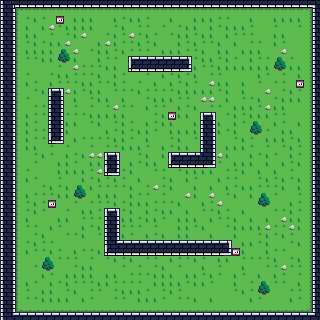

Tiled map render using the project's own tile images. Description and the whole map definition, tile-layer contents included, below:
An orthogonal 40x40 tile map with 8x8 px tiles, 1 tile layer (tiles) and 7 objects.

<map version="1.0" orientation="orthogonal" renderorder="right-down" width="40" height="40" tilewidth="8" tileheight="8" nextobjectid="8">
 <tileset firstgid="1" name="tiles" tilewidth="8" tileheight="8" tilecount="256">
  <image source="../images/tiles.png" width="128" height="128" />
 </tileset>
 <layer name="tiles" width="40" height="40">
  <data encoding="csv">
25,7,8,8,8,8,8,8,8,8,8,8,8,8,8,8,8,8,8,8,8,8,8,8,8,8,8,8,8,8,8,8,8,8,8,8,8,8,8,9,
25,23,1,2,2,2,2,2,2,2,2,2,2,2,2,2,2,2,2,2,2,2,2,2,2,2,2,2,2,2,2,2,2,2,2,2,2,2,3,25,
25,23,17,50,49,50,51,13,51,49,49,49,51,51,49,50,49,49,50,51,51,49,51,51,49,49,49,50,50,51,51,49,51,51,49,49,49,49,19,25,
25,23,17,49,51,49,52,50,49,49,49,49,51,51,50,49,51,50,50,51,50,51,50,49,49,51,49,50,49,49,49,50,51,51,50,51,51,50,19,25,
25,23,17,49,49,51,50,51,50,49,52,51,51,50,49,50,52,50,49,50,51,50,49,49,50,49,49,51,49,50,50,50,51,51,49,49,51,51,19,25,
25,23,17,50,49,50,49,49,52,51,51,51,49,52,49,50,50,49,50,49,51,51,49,50,49,50,50,49,51,49,51,50,50,51,49,50,51,51,19,25,
25,23,17,49,49,49,49,53,54,52,51,50,49,49,50,49,50,50,50,51,49,49,49,50,50,49,51,49,49,51,49,49,49,51,51,52,51,51,19,25,
25,23,17,50,50,49,49,69,70,49,51,51,49,50,50,51,27,40,40,40,40,40,40,26,50,49,49,50,49,50,51,49,50,50,53,54,50,51,19,25,
25,23,17,51,51,51,51,50,51,52,50,50,50,49,49,51,11,8,8,8,8,8,8,10,49,50,50,49,49,49,49,49,49,49,69,70,49,49,19,25,
25,23,17,50,51,51,50,49,49,50,50,50,49,51,49,50,51,51,50,51,49,50,49,50,49,51,50,50,51,51,51,51,49,50,51,50,51,49,19,25,
25,23,17,49,50,51,49,50,50,50,49,49,50,50,49,50,51,50,51,49,51,49,50,49,50,51,52,49,49,51,49,51,50,51,50,50,51,13,19,25,
25,23,17,51,50,49,27,26,52,49,50,49,49,51,50,50,50,49,50,50,50,50,49,49,49,49,49,50,49,51,49,51,51,52,51,50,49,50,19,25,
25,23,17,50,51,51,25,23,51,49,51,50,49,49,51,49,51,51,50,49,49,49,50,50,51,52,52,51,49,51,50,50,49,51,50,49,49,49,19,25,
25,23,17,51,50,50,25,23,51,50,51,50,51,50,52,50,50,51,49,50,50,51,49,50,49,51,50,50,51,49,49,49,50,52,49,49,51,51,19,25,
25,23,17,49,50,50,25,23,50,50,50,49,49,49,49,49,51,51,51,50,49,13,49,49,51,27,26,51,50,49,50,49,49,49,50,50,51,51,19,25,
25,23,17,49,50,51,25,23,49,49,51,50,49,51,50,49,50,51,49,50,49,49,51,51,49,25,23,49,51,49,50,53,54,51,49,50,51,49,19,25,
25,23,17,49,50,50,25,23,49,51,51,51,51,49,50,49,50,49,49,50,51,49,49,49,49,25,23,49,50,49,51,69,70,50,51,49,49,51,19,25,
25,23,17,49,50,50,11,10,51,49,50,50,50,50,49,49,50,51,49,51,51,50,49,51,50,25,23,51,51,50,49,50,51,49,49,49,50,49,19,25,
25,23,17,49,49,51,50,51,50,51,51,50,51,50,50,49,49,49,50,51,49,50,49,49,51,25,23,51,49,49,49,50,51,50,51,50,49,50,19,25,
25,23,17,51,50,49,50,51,49,50,49,52,52,27,26,51,51,50,49,51,49,27,40,40,40,24,23,52,49,51,51,49,50,49,50,51,49,50,19,25,
25,23,17,51,50,51,51,49,49,50,51,49,49,25,23,51,49,50,49,49,51,11,8,8,8,8,10,50,51,49,49,49,51,49,51,49,50,49,19,25,
25,23,17,50,51,51,51,49,49,49,49,50,52,11,10,50,49,51,51,50,50,51,50,49,49,49,49,51,50,50,49,51,49,51,49,51,50,51,19,25,
25,23,17,49,50,51,51,50,51,51,49,50,49,50,49,50,51,49,51,51,50,49,51,49,50,51,51,49,50,50,51,51,50,49,50,49,50,49,19,25,
25,23,17,51,51,50,49,50,49,53,54,49,50,50,50,50,49,51,50,52,50,49,51,51,49,51,49,51,49,50,49,49,50,50,50,49,51,49,19,25,
25,23,17,49,50,50,50,49,49,69,70,51,49,49,49,51,49,50,50,51,50,51,51,52,49,51,52,51,50,49,51,49,53,54,50,51,51,50,19,25,
25,23,17,50,49,50,13,51,51,50,51,50,50,50,49,50,49,49,49,50,50,50,49,51,51,49,50,52,51,51,51,51,69,70,51,51,49,50,19,25,
25,23,17,50,49,50,51,51,50,51,49,49,50,27,26,50,49,51,49,50,49,49,51,49,51,50,50,49,50,51,49,51,51,51,50,50,49,50,19,25,
25,23,17,49,51,51,51,49,49,51,50,50,50,25,23,49,49,50,49,49,50,51,49,49,49,51,49,50,50,49,51,49,51,49,51,52,49,49,19,25,
25,23,17,50,50,51,49,50,51,51,49,50,49,25,23,50,50,50,51,50,51,51,49,49,50,49,51,51,50,49,49,49,49,52,50,50,52,49,19,25,
25,23,17,51,50,49,51,51,50,50,49,51,50,25,23,49,50,51,49,50,49,51,49,49,51,51,49,51,51,49,51,51,50,49,50,49,50,51,19,25,
25,23,17,50,49,50,50,51,51,51,51,51,51,25,39,40,40,40,40,40,40,40,40,40,40,40,40,40,26,51,49,49,50,49,51,51,50,49,19,25,
25,23,17,49,50,50,49,50,51,49,50,50,49,11,8,8,8,8,8,8,8,8,8,8,8,8,8,8,10,13,49,51,51,49,50,50,51,51,19,25,
25,23,17,51,51,53,54,50,50,50,51,50,51,50,49,50,49,51,50,50,51,49,50,50,49,50,51,49,49,51,50,50,50,50,49,51,50,49,19,25,
25,23,17,51,50,69,70,51,51,50,49,49,51,51,51,50,51,50,51,50,49,51,50,51,51,49,51,50,51,51,49,51,51,50,50,52,50,50,19,25,
25,23,17,51,51,49,50,51,49,49,49,49,51,49,49,51,50,50,50,49,49,49,51,49,49,50,49,50,51,49,50,51,49,51,49,50,51,50,19,25,
25,23,17,49,50,51,49,50,49,50,50,50,49,49,50,50,50,50,51,49,49,49,49,50,49,49,50,51,51,49,51,50,53,54,50,50,51,49,19,25,
25,23,17,50,51,49,49,51,50,49,51,50,50,51,50,49,49,49,50,51,50,49,50,51,51,51,51,51,51,50,49,50,69,70,51,51,50,50,19,25,
25,23,17,50,50,49,49,49,49,51,49,50,51,51,50,50,51,49,49,49,50,51,50,50,49,51,49,51,51,51,51,49,50,51,51,51,49,50,19,25,
25,23,33,34,34,34,34,34,34,34,34,34,34,34,34,34,34,34,34,34,34,34,34,34,34,34,34,34,34,34,34,34,34,34,34,34,34,34,35,25,
25,39,40,40,40,40,40,40,40,40,40,40,40,40,40,40,40,40,40,40,40,40,40,40,40,40,40,40,40,40,40,40,40,40,40,40,40,40,40,41
</data>
 </layer>
 <objectgroup name="player">
  <object id="5" x="160" y="272" width="16" height="16" />
 </objectgroup>
 <objectgroup name="R-10">
  <object id="1" x="32" y="24" width="16" height="16" />
  <object id="2" x="280" y="24" width="16" height="16" />
 </objectgroup>
 <objectgroup name="T-18">
  <object id="3" x="120" y="24" width="16" height="16" />
  <object id="4" x="192" y="24" width="16" height="16" />
 </objectgroup>
 <objectgroup name="spawner">
  <object id="6" x="104" y="272" width="8" height="8" />
  <object id="7" x="240" y="272" width="8" height="8" />
 </objectgroup>
</map>